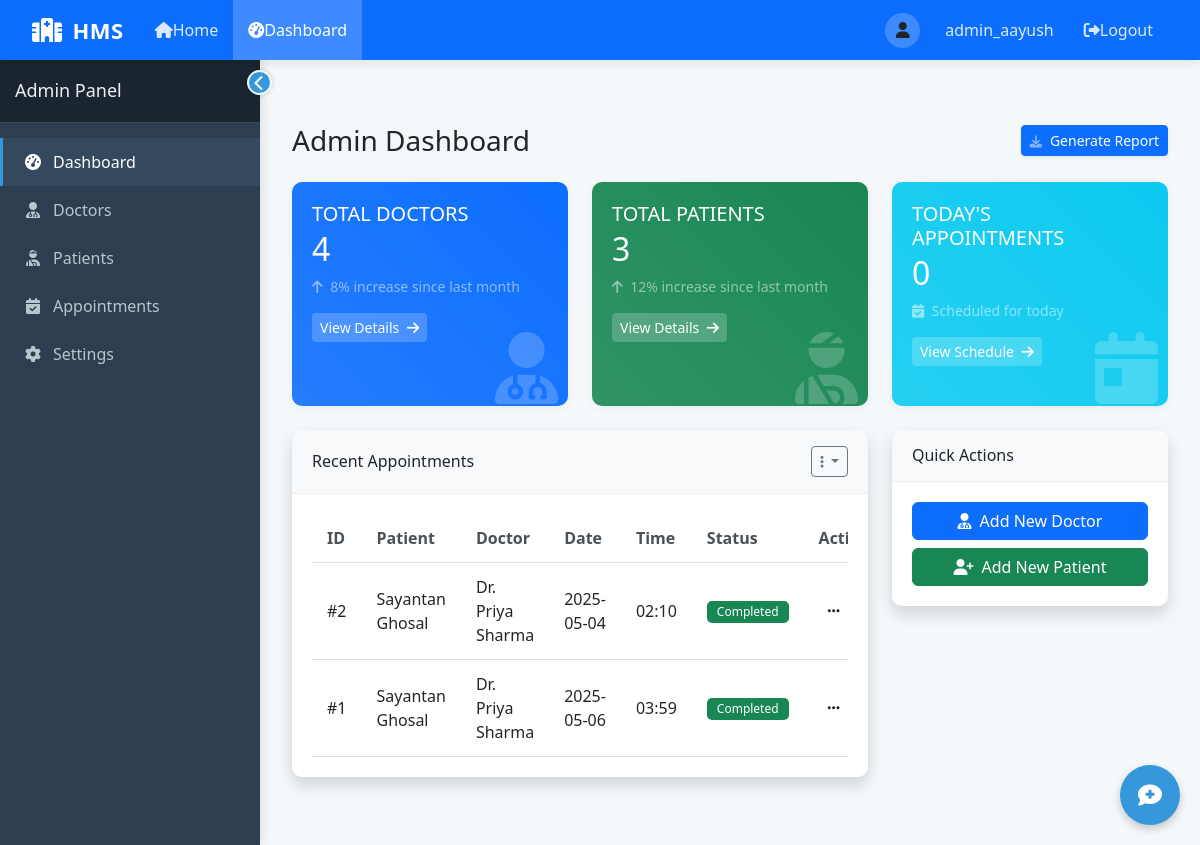
Page /dashboard (signed in) on the earlier database version.
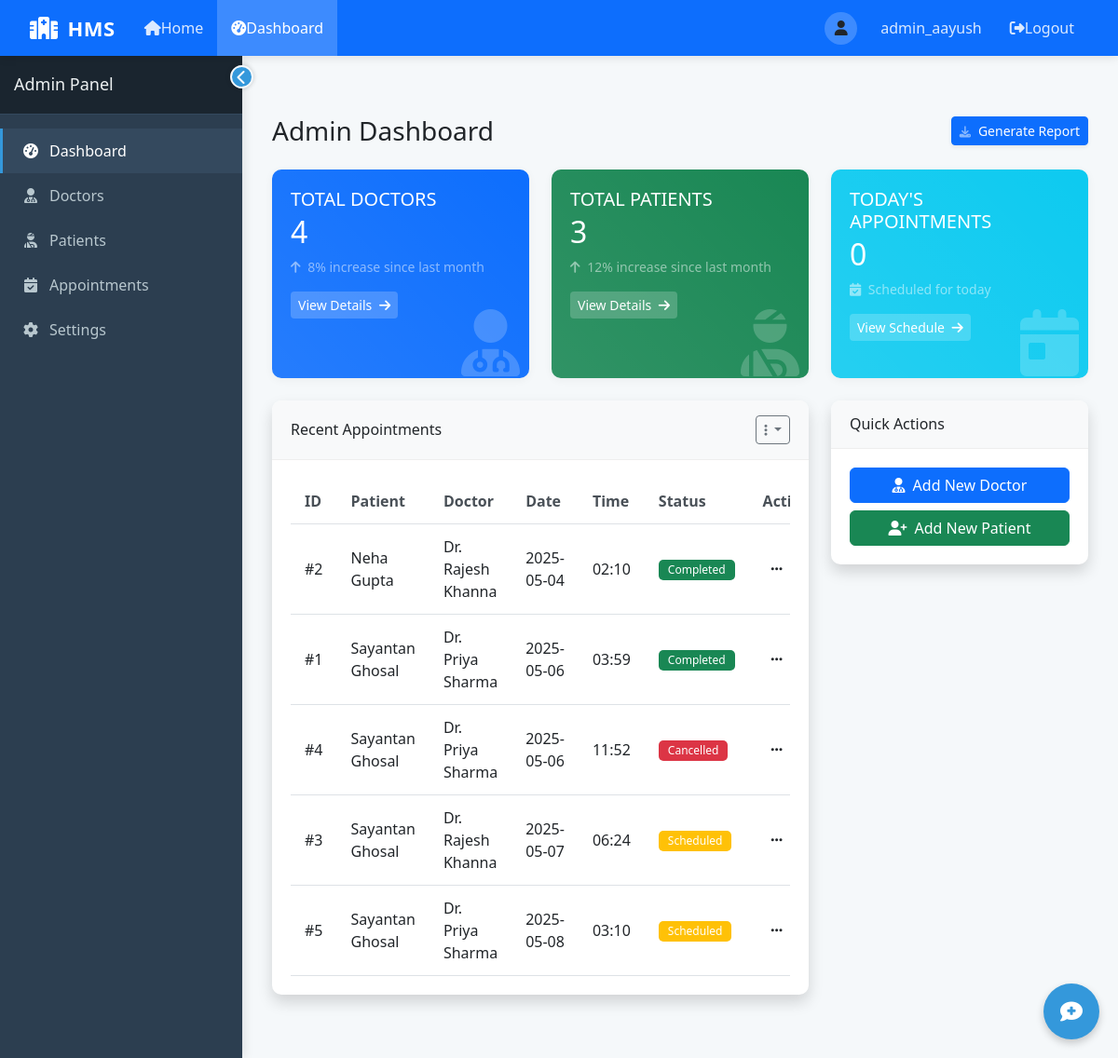
Same page on the later database version.
### tables this page shows
CREATE TABLE Appointment (
            AppointmentID INTEGER PRIMARY KEY AUTOINCREMENT,
            PatientID INTEGER NOT NULL,
            DoctorID INTEGER NOT NULL,
            Date DATE NOT NULL,
            Time TEXT NOT NULL,
            Status TEXT DEFAULT 'Scheduled' CHECK (Status IN ('Scheduled', 'Completed', 'Cancelled')),
            Purpose TEXT,
            FOREIGN KEY (PatientID) REFERENCES Patient(PatientID),
            FOREIGN KEY (DoctorID) REFERENCES Doctor(DoctorID)
        );

CREATE TABLE Patient (
            PatientID INTEGER PRIMARY KEY AUTOINCREMENT,
            Name TEXT NOT NULL,
            Age INTEGER CHECK (Age > 0),
            Gender TEXT CHECK (Gender IN ('Male', 'Female', 'Other')),
            Password TEXT NOT NULL,
            ContactNumber TEXT,
            Email TEXT,
            Address TEXT,
            MedicalHistory TEXT,
            BloodGroup TEXT,
            AssignedDoctorID INTEGER,
            RegistrationDate DATE DEFAULT CURRENT_DATE,
            FOREIGN KEY (AssignedDoctorID) REFERENCES Doctor(DoctorID)
        );

CREATE TABLE Doctor (
            DoctorID INTEGER PRIMARY KEY AUTOINCREMENT,
            Name TEXT NOT NULL,
            Specialisation TEXT NOT NULL,
            Username TEXT NOT NULL UNIQUE,
            Password TEXT NOT NULL,
            ContactNumber TEXT,
            Email TEXT,
            AddedByAdmin INTEGER,
            JoinDate DATE DEFAULT CURRENT_DATE,
            FOREIGN KEY (AddedByAdmin) REFERENCES Admin(AdminID)
        );

### app.py (the view, shortened to what this page needs)
@app.route('/dashboard')
def dashboard():
    if 'user_id' not in session:
        return redirect(url_for('login'))
    user_type = session.get('user_type')
    user_id = session.get('user_id')
    current_date = datetime.now().strftime('%Y-%m-%d')  # Add this line to get current date
    conn = get_db_connection()
    if user_type == 'admin':
        doctors = conn.execute('SELECT * FROM Doctor').fetchall()
        patients = conn.execute('SELECT * FROM Patient').fetchall()
        appointments = conn.execute('''
        SELECT a.*, p.Name as PatientName, d.Name as DoctorName
        FROM Appointment a
        JOIN Patient p ON a.PatientID = p.PatientID
        JOIN Doctor d ON a.DoctorID = d.DoctorID
        ORDER BY a.Date, a.Time
        ''').fetchall()
        return render_template('admin_dashboard.html',
                              doctors=doctors,
                              patients=patients,
                              appointments=appointments,
                              current_date=current_date)  # Add current_date here
    conn.close()
    return redirect(url_for('index'))

### templates/admin_dashboard.html (shortened to what this page needs)
{% extends "layout.html" %}
{% block content %}
<div class="container-fluid py-4">
    <div class="d-sm-flex align-items-center justify-content-between mb-4">
        <h1 class="h3 mb-0 text-gray-800">Admin Dashboard</h1>
        <a href="#" class="d-none d-sm-inline-block btn btn-sm btn-primary shadow-sm">
            Generate Report
        </a>
    </div>
    <div class="row">
        <div class="col-xl-4 col-md-6 mb-4">
            <div class="card stats-card bg-primary h-100">
                <div class="card-body">
                    <div class="row no-gutters align-items-center">
                        <div class="col">
                            <h5 class="card-title text-uppercase mb-1">Total Doctors</h5>
                            <div class="h2 mb-0 font-weight-bold">{{ doctors|length }}</div>
                            <div class="mt-2 mb-0 text-white-50 small">
                                <i class="fas fa-arrow-up me-1"></i>
                                <span>8% increase since last month</span>
                            </div>
                        </div>
                    </div>
                    <a href="{{ url_for('admin_doctors') }}" class="btn btn-sm mt-3">
                        View Details <i class="fas fa-arrow-right ms-1"></i>
                    </a>
                    <div class="stats-icon">
                        <i class="fas fa-user-md"></i>
                    </div>
                </div>
            </div>
        </div>
        <div class="col-xl-4 col-md-6 mb-4">
            <div class="card stats-card bg-success h-100">
                <div class="card-body">
                    <div class="row no-gutters align-items-center">
                        <div class="col">
                            <h5 class="card-title text-uppercase mb-1">Total Patients</h5>
                            <div class="h2 mb-0 font-weight-bold">{{ patients|length }}</div>
                            <div class="mt-2 mb-0 text-white-50 small">
                                <i class="fas fa-arrow-up me-1"></i>
                                <span>12% increase since last month</span>
                            </div>
                        </div>
                    </div>
                    <a href="{{ url_for('admin_patients') }}" class="btn btn-sm mt-3">
                        View Details <i class="fas fa-arrow-right ms-1"></i>
                    </a>
                    <div class="stats-icon">
                        <i class="fas fa-user-injured"></i>
                    </div>
                </div>
            </div>
        </div>
        <div class="col-xl-4 col-md-6 mb-4">
            <div class="card stats-card bg-info h-100">
                <div class="card-body">
                    <div class="row no-gutters align-items-center">
                        <div class="col">
                            <h5 class="card-title text-uppercase mb-1">Today's Appointments</h5>
                            <div class="h2 mb-0 font-weight-bold">
                                {% set today_appointments = 0 %}
                                {% for app in appointments %}
                                    {% if app.Date == current_date %}
                                        {% set today_appointments = today_appointments + 1 %}
                                    {% endif %}
                                {% endfor %}
                                {{ today_appointments }}
                            </div>
                            <div class="mt-2 mb-0 text-white-50 small">
                                <i class="fas fa-calendar-check me-1"></i>
                                <span>Scheduled for today</span>
                            </div>
                        </div>
                    </div>
                    <a href="#" class="btn btn-sm mt-3">
                        View Schedule <i class="fas fa-arrow-right ms-1"></i>
                    </a>
                    <div class="stats-icon">
                        <i class="fas fa-calendar-day"></i>
                    </div>
                </div>
            </div>
        </div>
    </div>
    <div class="row">
        <div class="col-lg-8">
            <div class="card shadow mb-4">
                <div class="card-header py-3 d-flex flex-row align-items-center justify-content-between">
                    <h6 class="m-0 font-weight-bold">Recent Appointments</h6>
                    <div class="dropdown">
                        <button class="btn btn-sm btn-outline-secondary dropdown-toggle" type="button" id="dropdownMenuButton" data-bs-toggle="dropdown" aria-expanded="false">
                            <i class="fas fa-ellipsis-v"></i>
                        </button>
                    </div>
                </div>
                <div class="card-body">
                    <div class="table-responsive">
                        <table class="table table-hover">
                            <thead>
                                <tr>
                                    <th>ID</th>
                                    <th>Patient</th>
                                    <th>Doctor</th>
                                    <th>Date</th>
                                    <th>Time</th>
                                    <th>Status</th>
                                    <th>Actions</th>
                                </tr>
                            </thead>
                            <tbody>
                                {% for appointment in appointments[:10] %}
                                <tr>
                                    <td>#{{ appointment.AppointmentID }}</td>
                                    <td>{{ appointment.PatientName }}</td>
                                    <td>{{ appointment.DoctorName }}</td>
                                    <td>{{ appointment.Date }}</td>
                                    <td>{{ appointment.Time }}</td>
                                    <td>
                                        <span class="badge {% if appointment.Status == 'Scheduled' %}bg-warning{% elif appointment.Status == 'Completed' %}bg-success{% else %}bg-danger{% endif %}">
                                            {{ appointment.Status }}
                                        </span>
                                    </td>
                                    <td>
                                        <div class="dropdown">
                                            <button class="btn btn-sm" type="button" data-bs-toggle="dropdown" aria-expanded="false">
                                                <i class="fas fa-ellipsis-h"></i>
                                            </button>
                                        </div>
                                    </td>
                                </tr>
                                {% else %}
                                <tr>
                                    <td colspan="7" class="text-center">No appointments found</td>
                                </tr>
                                {% endfor %}
                            </tbody>
                        </table>
                    </div>
                </div>
            </div>
        </div>
        <div class="col-lg-4">
            <div class="card shadow mb-4">
                <div class="card-header py-3">
                    <h6 class="m-0 font-weight-bold">Quick Actions</h6>
                </div>
                <div class="card-body">
                    <div class="d-grid gap-2">
                        <a href="{{ url_for('admin_add_doctor') }}" class="btn btn-primary">
                            <i class="fas fa-user-md me-2"></i>Add New Doctor
                        </a>
                        <a href="{{ url_for('admin_add_patient') }}" class="btn btn-success">
                            <i class="fas fa-user-plus me-2"></i>Add New Patient
                        </a>
                    </div>
                </div>
            </div>
    </div>
</div>
{% endblock %}

### templates/layout.html (shortened to what this page needs)
<!DOCTYPE html>
<html lang="en">
<head>
    <link href="https://cdn.jsdelivr.net/npm/bootstrap@5.3.0/dist/css/bootstrap.min.css" rel="stylesheet">
    <link rel="stylesheet" href="https://cdnjs.cloudflare.com/ajax/libs/font-awesome/6.4.0/css/all.min.css">
</head>
<body>
    <nav class="navbar navbar-expand-lg navbar-dark bg-primary">
        <div class="container-fluid">
            <a class="navbar-brand" href="{{ url_for('index') }}">
                <i class="fas fa-hospital"></i>HMS
            </a>
            <div class="collapse navbar-collapse" id="navbarNav">
                <ul class="navbar-nav me-auto">
                    <li class="nav-item">
                        <a class="nav-link {% if request.path == url_for('index') %}active{% endif %}" href="{{ url_for('index') }}">
                            <i class="fas fa-home"></i> Home
                        </a>
                    </li>
                    {% if session.get('user_id') %}
                        <li class="nav-item">
                            <a class="nav-link {% if request.path == url_for('dashboard') %}active{% endif %}" href="{{ url_for('dashboard') }}">
                                <i class="fas fa-tachometer-alt"></i> Dashboard
                            </a>
                        </li>
                    {% endif %}
                </ul>
                <ul class="navbar-nav">
                    {% if session.get('user_id') %}
                        <li class="nav-item user-welcome">
                            <div class="user-avatar">
                                <i class="fas fa-user"></i>
                            </div>
                            <span class="nav-link">{{ session.get('username') }}</span>
                        </li>
                        <li class="nav-item">
                            <a class="nav-link" href="{{ url_for('logout') }}">
                                <i class="fas fa-sign-out-alt"></i> Logout
                            </a>
                        </li>
                    {% else %}
                        <li class="nav-item">
                            <a class="nav-link {% if request.path == url_for('login') %}active{% endif %}" href="{{ url_for('login') }}">
                                <i class="fas fa-sign-in-alt"></i> Login
                            </a>
                        </li>
                    {% endif %}
                </ul>
            </div>
        </div>
    </nav>
    <div class="main-container">
        {% if session.get('user_id') %}
        <div class="sidebar">
            <div class="sidebar-toggler">
                <i class="fas fa-chevron-left"></i>
            </div>
            <div class="sidebar-header">
                <h3>
                    {% if session.get('user_type') == 'admin' %}
                        Admin Panel
                    {% elif session.get('user_type') == 'doctor' %}
                        Doctor Portal
                    {% elif session.get('user_type') == 'patient' %}
                        Patient Portal
                    {% endif %}
                </h3>
            </div>
            <ul class="sidebar-menu">
                {% if session.get('user_type') == 'admin' %}
                    <li class="menu-item">
                        <a href="{{ url_for('dashboard') }}" class="menu-link {% if request.path == url_for('dashboard') %}active{% endif %}">
                            <span class="menu-icon"><i class="fas fa-tachometer-alt"></i></span>
                            <span class="menu-text">Dashboard</span>
                        </a>
                    </li>
                    <li class="menu-item">
                        <a href="{{ url_for('admin_doctors') }}" class="menu-link {% if '/admin/doctors' in request.path %}active{% endif %}">
                            <span class="menu-icon"><i class="fas fa-user-md"></i></span>
                            <span class="menu-text">Doctors</span>
                        </a>
                    </li>
                    <li class="menu-item">
                        <a href="{{ url_for('admin_patients') }}" class="menu-link {% if '/admin/patients' in request.path %}active{% endif %}">
                            <span class="menu-icon"><i class="fas fa-user-injured"></i></span>
                            <span class="menu-text">Patients</span>
                        </a>
                    </li>
                    <li class="menu-item">
                        <a href="#" class="menu-link">
                            <span class="menu-icon"><i class="fas fa-calendar-check"></i></span>
                            <span class="menu-text">Appointments</span>
                        </a>
                    </li>
                    <li class="menu-item">
                        <a href="#" class="menu-link">
                            <span class="menu-icon"><i class="fas fa-cog"></i></span>
                            <span class="menu-text">Settings</span>
                        </a>
                    </li>
                {% endif %}
            </ul>
        </div>
        {% endif %}
        <div class="content-wrapper">
            {% block content %}{% endblock %}
        </div>
    </div>
</body>
</html>

Differences in the rows shown:
changed Appointment id 2: PatientName "Sayantan Ghosal" → "Neha Gupta"; DoctorName "Dr. Priya Sharma" → "Dr. Rajesh Khanna"
added Appointment: AppointmentID "4", PatientName "Sayantan Ghosal", DoctorName "Dr. Priya Sharma", Date "2025-05-06", Time "11:52", Status "Cancelled"
added Appointment: AppointmentID "3", PatientName "Sayantan Ghosal", DoctorName "Dr. Rajesh Khanna", Date "2025-05-07", Time "06:24", Status "Scheduled"
added Appointment: AppointmentID "5", PatientName "Sayantan Ghosal", DoctorName "Dr. Priya Sharma", Date "2025-05-08", Time "03:10", Status "Scheduled"
